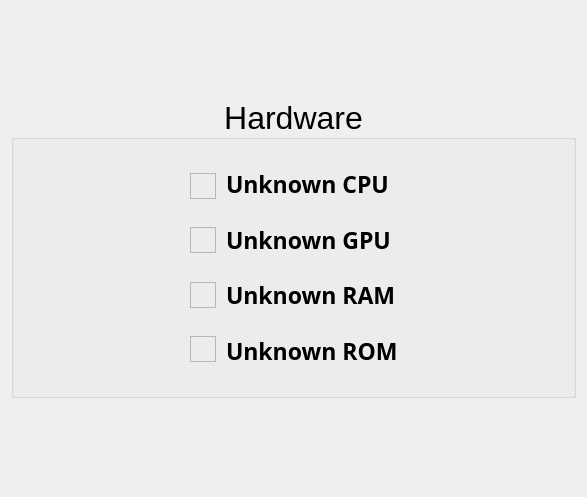
<?xml version="1.0" encoding="UTF-8"?>
<ui version="4.0">
 <class>HardwareResultUI</class>
 <widget class="QWidget" name="HardwareResultUI">
  <property name="geometry">
   <rect>
    <x>0</x>
    <y>0</y>
    <width>587</width>
    <height>497</height>
   </rect>
  </property>
  <layout class="QGridLayout" name="gridLayout">
   <item row="0" column="0">
    <widget class="QGroupBox" name="groupBox_Hardware">
     <property name="sizePolicy">
      <sizepolicy hsizetype="Expanding" vsizetype="Preferred">
       <horstretch>0</horstretch>
       <verstretch>0</verstretch>
      </sizepolicy>
     </property>
     <property name="minimumSize">
      <size>
       <width>280</width>
       <height>300</height>
      </size>
     </property>
     <property name="maximumSize">
      <size>
       <width>999999</width>
       <height>300</height>
      </size>
     </property>
     <property name="font">
      <font>
       <pointsize>24</pointsize>
      </font>
     </property>
     <property name="title">
      <string>Hardware</string>
     </property>
     <property name="alignment">
      <set>Qt::AlignCenter</set>
     </property>
     <property name="flat">
      <bool>false</bool>
     </property>
     <layout class="QGridLayout" name="gridLayout_11">
      <property name="leftMargin">
       <number>5</number>
      </property>
      <property name="topMargin">
       <number>5</number>
      </property>
      <property name="rightMargin">
       <number>5</number>
      </property>
      <property name="bottomMargin">
       <number>5</number>
      </property>
      <property name="spacing">
       <number>0</number>
      </property>
      <item row="1" column="0">
       <spacer name="verticalSpacer_59">
        <property name="orientation">
         <enum>Qt::Vertical</enum>
        </property>
        <property name="sizeHint" stdset="0">
         <size>
          <width>20</width>
          <height>9</height>
         </size>
        </property>
       </spacer>
      </item>
      <item row="0" column="0">
       <layout class="QHBoxLayout" name="horizontalLayout_49">
        <property name="spacing">
         <number>0</number>
        </property>
        <item>
         <spacer name="horizontalSpacer_93">
          <property name="orientation">
           <enum>Qt::Horizontal</enum>
          </property>
          <property name="sizeType">
           <enum>QSizePolicy::MinimumExpanding</enum>
          </property>
          <property name="sizeHint" stdset="0">
           <size>
            <width>28</width>
            <height>20</height>
           </size>
          </property>
         </spacer>
        </item>
        <item>
         <layout class="QVBoxLayout" name="verticalLayout_18">
          <property name="spacing">
           <number>0</number>
          </property>
          <item>
           <spacer name="verticalSpacer_50">
            <property name="orientation">
             <enum>Qt::Vertical</enum>
            </property>
            <property name="sizeHint" stdset="0">
             <size>
              <width>20</width>
              <height>40</height>
             </size>
            </property>
           </spacer>
          </item>
          <item>
           <widget class="QFrame" name="frame_Hardware_cpu">
            <property name="sizePolicy">
             <sizepolicy hsizetype="Fixed" vsizetype="Fixed">
              <horstretch>0</horstretch>
              <verstretch>0</verstretch>
             </sizepolicy>
            </property>
            <property name="minimumSize">
             <size>
              <width>26</width>
              <height>26</height>
             </size>
            </property>
            <property name="maximumSize">
             <size>
              <width>26</width>
              <height>26</height>
             </size>
            </property>
            <property name="frameShape">
             <enum>QFrame::StyledPanel</enum>
            </property>
            <property name="frameShadow">
             <enum>QFrame::Raised</enum>
            </property>
           </widget>
          </item>
          <item>
           <spacer name="verticalSpacer_46">
            <property name="orientation">
             <enum>Qt::Vertical</enum>
            </property>
            <property name="sizeHint" stdset="0">
             <size>
              <width>20</width>
              <height>40</height>
             </size>
            </property>
           </spacer>
          </item>
          <item>
           <widget class="QFrame" name="frame_Hardware_gpu">
            <property name="sizePolicy">
             <sizepolicy hsizetype="Fixed" vsizetype="Fixed">
              <horstretch>0</horstretch>
              <verstretch>0</verstretch>
             </sizepolicy>
            </property>
            <property name="minimumSize">
             <size>
              <width>26</width>
              <height>26</height>
             </size>
            </property>
            <property name="maximumSize">
             <size>
              <width>26</width>
              <height>26</height>
             </size>
            </property>
            <property name="frameShape">
             <enum>QFrame::StyledPanel</enum>
            </property>
            <property name="frameShadow">
             <enum>QFrame::Raised</enum>
            </property>
           </widget>
          </item>
          <item>
           <spacer name="verticalSpacer_45">
            <property name="orientation">
             <enum>Qt::Vertical</enum>
            </property>
            <property name="sizeHint" stdset="0">
             <size>
              <width>20</width>
              <height>40</height>
             </size>
            </property>
           </spacer>
          </item>
          <item>
           <widget class="QFrame" name="frame_Hardware_ram">
            <property name="sizePolicy">
             <sizepolicy hsizetype="Fixed" vsizetype="Fixed">
              <horstretch>0</horstretch>
              <verstretch>0</verstretch>
             </sizepolicy>
            </property>
            <property name="minimumSize">
             <size>
              <width>26</width>
              <height>26</height>
             </size>
            </property>
            <property name="maximumSize">
             <size>
              <width>26</width>
              <height>26</height>
             </size>
            </property>
            <property name="frameShape">
             <enum>QFrame::StyledPanel</enum>
            </property>
            <property name="frameShadow">
             <enum>QFrame::Raised</enum>
            </property>
           </widget>
          </item>
          <item>
           <spacer name="verticalSpacer_44">
            <property name="orientation">
             <enum>Qt::Vertical</enum>
            </property>
            <property name="sizeHint" stdset="0">
             <size>
              <width>20</width>
              <height>40</height>
             </size>
            </property>
           </spacer>
          </item>
          <item>
           <widget class="QFrame" name="frame_Hardware_rom">
            <property name="sizePolicy">
             <sizepolicy hsizetype="Fixed" vsizetype="Fixed">
              <horstretch>0</horstretch>
              <verstretch>0</verstretch>
             </sizepolicy>
            </property>
            <property name="minimumSize">
             <size>
              <width>26</width>
              <height>26</height>
             </size>
            </property>
            <property name="maximumSize">
             <size>
              <width>26</width>
              <height>26</height>
             </size>
            </property>
            <property name="frameShape">
             <enum>QFrame::StyledPanel</enum>
            </property>
            <property name="frameShadow">
             <enum>QFrame::Raised</enum>
            </property>
           </widget>
          </item>
          <item>
           <spacer name="verticalSpacer_43">
            <property name="orientation">
             <enum>Qt::Vertical</enum>
            </property>
            <property name="sizeHint" stdset="0">
             <size>
              <width>20</width>
              <height>40</height>
             </size>
            </property>
           </spacer>
          </item>
         </layout>
        </item>
        <item>
         <spacer name="horizontalSpacer_72">
          <property name="orientation">
           <enum>Qt::Horizontal</enum>
          </property>
          <property name="sizeType">
           <enum>QSizePolicy::Preferred</enum>
          </property>
          <property name="sizeHint" stdset="0">
           <size>
            <width>10</width>
            <height>20</height>
           </size>
          </property>
         </spacer>
        </item>
        <item>
         <layout class="QVBoxLayout" name="verticalLayout_19">
          <property name="spacing">
           <number>0</number>
          </property>
          <item>
           <spacer name="verticalSpacer_41">
            <property name="orientation">
             <enum>Qt::Vertical</enum>
            </property>
            <property name="sizeHint" stdset="0">
             <size>
              <width>20</width>
              <height>40</height>
             </size>
            </property>
           </spacer>
          </item>
          <item>
           <widget class="QLabel" name="label_Hardware_cpu">
            <property name="font">
             <font>
              <family>Segoe UI Variable Small Semibol</family>
              <pointsize>17</pointsize>
              <weight>75</weight>
              <bold>true</bold>
             </font>
            </property>
            <property name="text">
             <string>Unknown CPU</string>
            </property>
            <property name="alignment">
             <set>Qt::AlignLeading|Qt::AlignLeft|Qt::AlignVCenter</set>
            </property>
           </widget>
          </item>
          <item>
           <spacer name="verticalSpacer_47">
            <property name="orientation">
             <enum>Qt::Vertical</enum>
            </property>
            <property name="sizeHint" stdset="0">
             <size>
              <width>20</width>
              <height>40</height>
             </size>
            </property>
           </spacer>
          </item>
          <item>
           <widget class="QLabel" name="label_Hardware_gpu">
            <property name="font">
             <font>
              <family>Segoe UI Variable Small Semibol</family>
              <pointsize>17</pointsize>
              <weight>75</weight>
              <bold>true</bold>
             </font>
            </property>
            <property name="text">
             <string>Unknown GPU</string>
            </property>
            <property name="alignment">
             <set>Qt::AlignLeading|Qt::AlignLeft|Qt::AlignVCenter</set>
            </property>
           </widget>
          </item>
          <item>
           <spacer name="verticalSpacer_48">
            <property name="orientation">
             <enum>Qt::Vertical</enum>
            </property>
            <property name="sizeHint" stdset="0">
             <size>
              <width>20</width>
              <height>40</height>
             </size>
            </property>
           </spacer>
          </item>
          <item>
           <widget class="QLabel" name="label_Hardware_ram">
            <property name="font">
             <font>
              <family>Segoe UI Variable Small Semibol</family>
              <pointsize>17</pointsize>
              <weight>75</weight>
              <bold>true</bold>
             </font>
            </property>
            <property name="text">
             <string>Unknown RAM</string>
            </property>
            <property name="alignment">
             <set>Qt::AlignLeading|Qt::AlignLeft|Qt::AlignVCenter</set>
            </property>
           </widget>
          </item>
          <item>
           <spacer name="verticalSpacer_49">
            <property name="orientation">
             <enum>Qt::Vertical</enum>
            </property>
            <property name="sizeHint" stdset="0">
             <size>
              <width>20</width>
              <height>40</height>
             </size>
            </property>
           </spacer>
          </item>
          <item>
           <widget class="QLabel" name="label_Hardware_rom">
            <property name="font">
             <font>
              <family>Segoe UI Variable Small Semibol</family>
              <pointsize>17</pointsize>
              <weight>75</weight>
              <bold>true</bold>
             </font>
            </property>
            <property name="text">
             <string>Unknown ROM</string>
            </property>
            <property name="alignment">
             <set>Qt::AlignLeading|Qt::AlignLeft|Qt::AlignVCenter</set>
            </property>
           </widget>
          </item>
          <item>
           <spacer name="verticalSpacer_42">
            <property name="orientation">
             <enum>Qt::Vertical</enum>
            </property>
            <property name="sizeHint" stdset="0">
             <size>
              <width>20</width>
              <height>40</height>
             </size>
            </property>
           </spacer>
          </item>
         </layout>
        </item>
        <item>
         <spacer name="horizontalSpacer_94">
          <property name="orientation">
           <enum>Qt::Horizontal</enum>
          </property>
          <property name="sizeType">
           <enum>QSizePolicy::MinimumExpanding</enum>
          </property>
          <property name="sizeHint" stdset="0">
           <size>
            <width>28</width>
            <height>20</height>
           </size>
          </property>
         </spacer>
        </item>
       </layout>
      </item>
     </layout>
    </widget>
   </item>
  </layout>
 </widget>
 <resources/>
 <connections/>
</ui>
